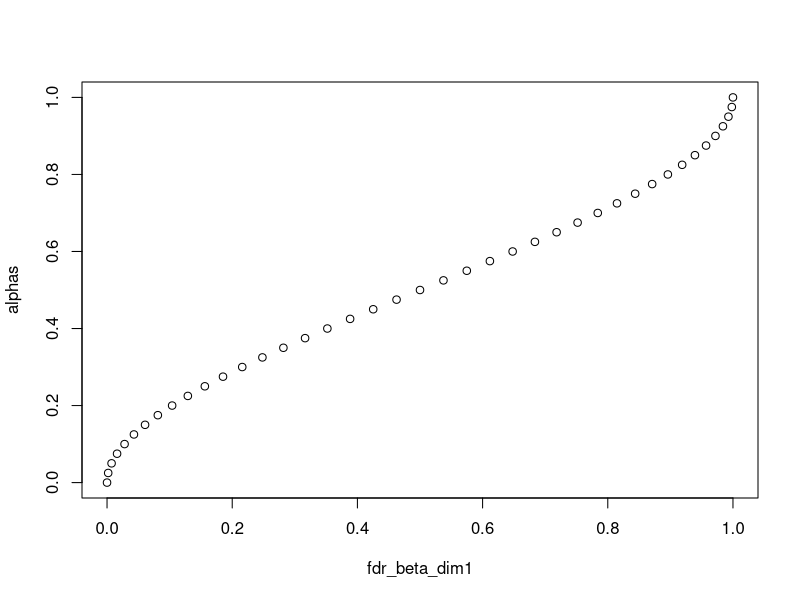
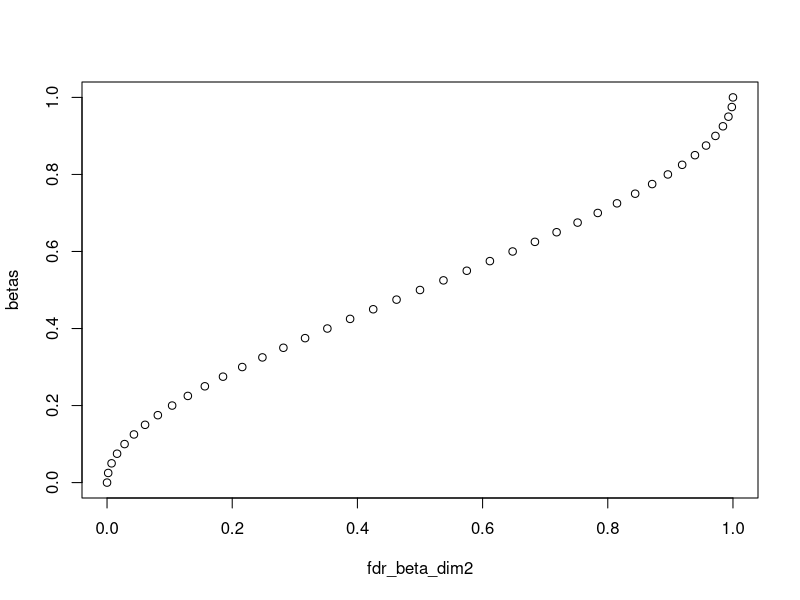
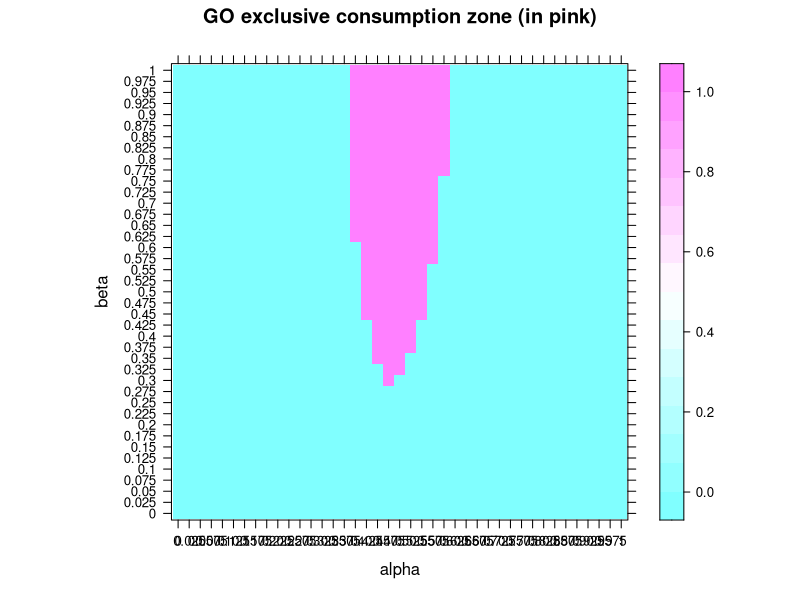
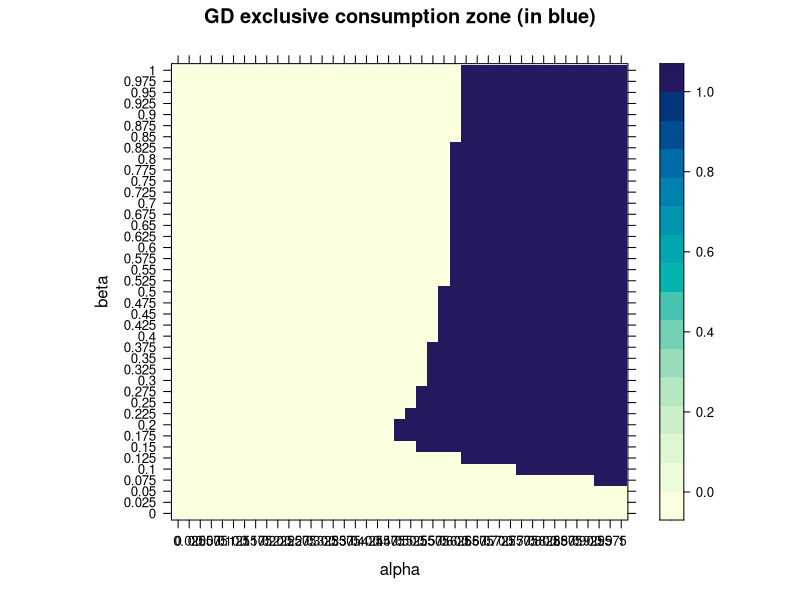
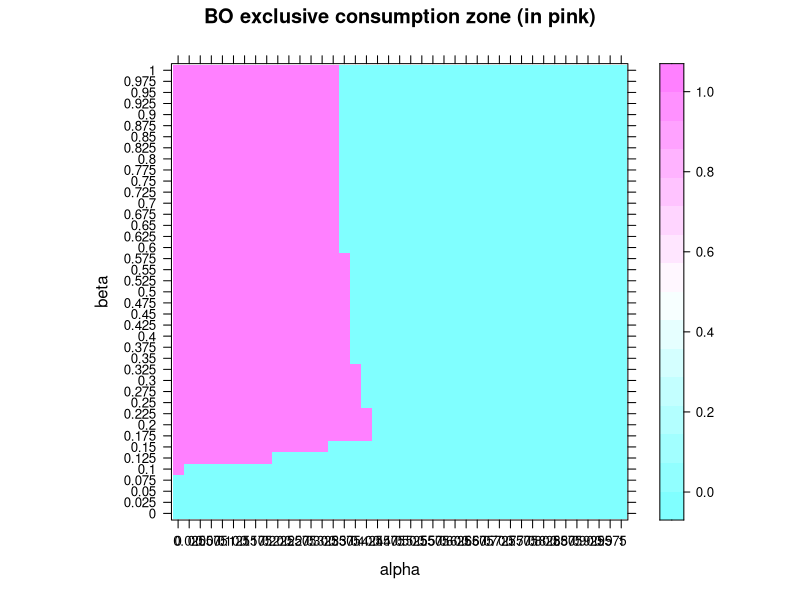
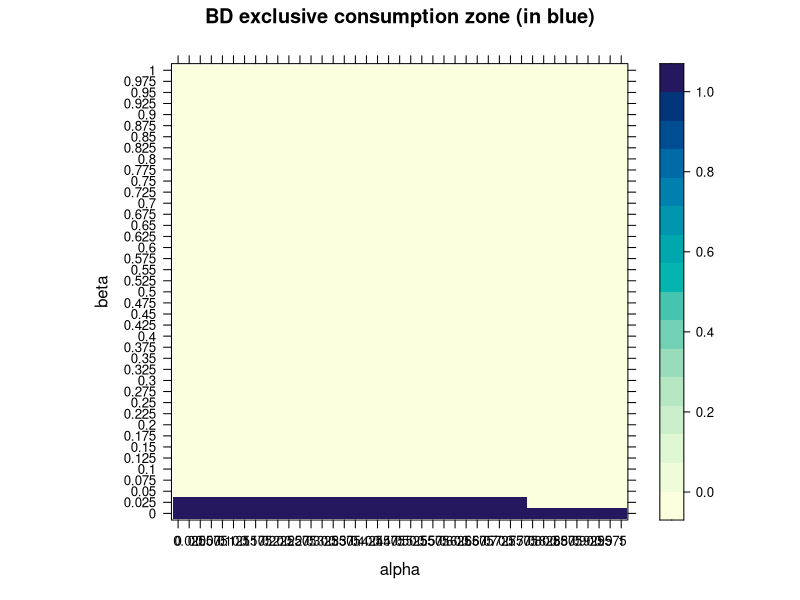
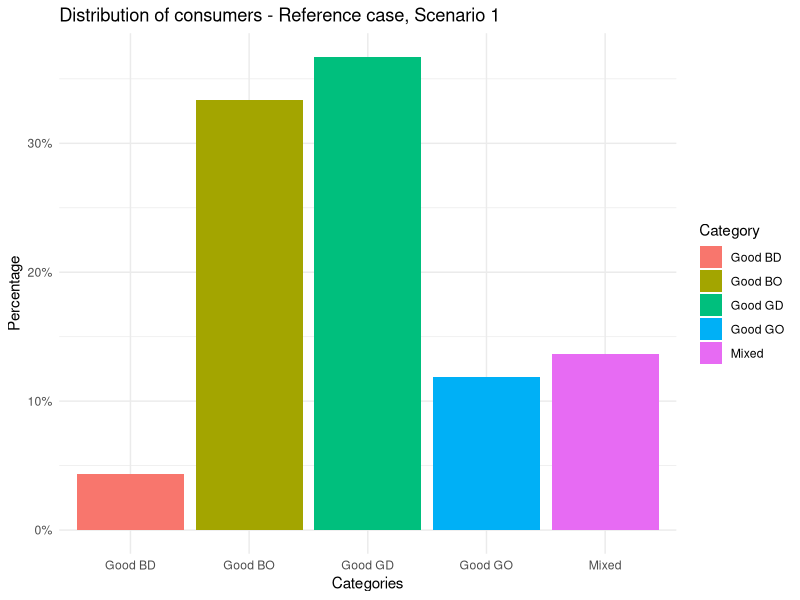
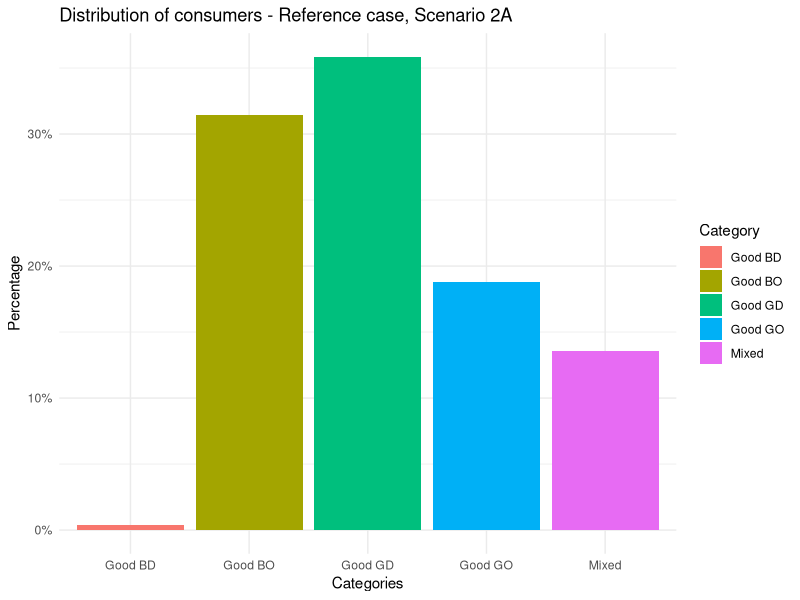

R code for these plots, in order:
########## A model of consumption choices and sufficiency with environmental and social image preferences - First simulation method ###########

# Install ggplot2 package if not already installed
#install.packages("ggplot2")


library(lattice)
library(tidyverse)
library (gtools)
library(RColorBrewer)
library(ggplot2)


######## INTRODUCTION ###############


rm(list=ls())

#This script is designed for numerical simulations associated to the model presented here : https://fr.overleaf.com/project/653a7f038e83eb35864f2593 
# It aims to calculate the consumption areas and quantities of different goods. 
#These goods are defined along two dimensions: green/brown, conspicuous/discreet.
#Depending on their personal preferences, agents can choose to consume one or several goods.




#Method used in this script : As our heterogeneous consumers are placed in a [0,1]*[0,1] grid according to their preferences (on the x-axis, environmental awareness; on the y-axis, concern for social image), 
#The idea behind this numerical method is to discretize/rasterize the square into several points/pixels (expressing the two types of preferences in percentages if the number of points is 101 on the square ; for example individuals lying at the origin being indifferent to both, while those at the top right hand corner have maximum sensitivities to both).


#Matrix size is defined as a function of the step between 2 pixels.
step = 0.025
size = 1/step + 1
size


#Let's also define our preference parameters, over which we will iterate
alphas <- seq(from = 0,to = 1,by=step)
betas_rev <- seq(from = 1,to = 0,by=-step) #reversed so that coordinates appear in the right order
betas <- seq(from = 0,to = 1,by=step) #only for graphs

######## POPULATION DISTRIBUTIONS (Part 1) ##############

#Here, square matrices of dimension 'size' are defined. 


#To start with (scenario 1), we generate a uniformly distributed population density matrix of this size, giving the proportions of individuals positioned at each point on the map. 
n1 <- size
n2 <- size
pop <- matrix (rep(1/(size*size), n1*n2), n1, n2)
pop
#For example, by choosing a step size of 0.2, we have a matrix of size 6*6, with 36 coefficients ; while it is 11*11 (and 101 coeffs) for a 0.1 step (the default choice in the first place)



#Scenario 2: population concentration around some values
#This case is modeled by a product of independent beta laws for each preference parameter.

pop2 <- matrix(,n1,n2) #an empty matrix
 

###Code that computes discrete densities for scenario 2###

#We create our quantile vectors (in line)

alphas_vector <- t(matrix(alphas))
betas_vector <- t(matrix(betas))

#Starting from the repartition function, we define the discrete density of a beta (one for each of the 2 dimensions).

densite_beta_dim1 <- function(n, a, b, step) {
  if (n == 0) {
    return(pbeta(1, a, b) - pbeta(1 - step/2, a, b))
  } 
  if (n == 1/step) {
    return(pbeta(step/2,a,b) - pbeta(0,a,b))
  } 
  else {
    densite <- pbeta(step/2 + 1 - n * step, a, b) - pbeta(step/2 + 1 - (n + 1) * step, a, b)
    return(densite)
  }
}

densite_beta_dim2 <- function(n, c, d, step) {
  if (n == 0) {
    return(pbeta(1, c, d) - pbeta(1 - step/2, c, d))
  } 
  if (n == 1/step) {
    return(pbeta(step/2,c,d) - pbeta(0,c,d))
  } 
  else {
    densite <- pbeta(step/2 + 1 - n * step, c, d) - pbeta(step/2 + 1 - (n + 1) * step, c, d)
    return(densite)
  }
}


######### SCENARIO CHOICE - Assign values to shape parameters according to the scenario ############

#Basic scenario 2: two beta laws with the two same shape parameters (bell curves) to model the concentration in the middle of the distribution
a=b=c=d=2

#Variant (2b): the shape parameters are changed (the beta parameter is now assumed to follow a uniform distribution, i.e. a beta distribution with c=d=1).
#a=b=2
#c=d=1


#Scenario 2B: Lower/laxer environmental norm (concentration on the left, beta law with shape parameters 5 and 1 on alpha, uniform on beta).
#a=5
#b=c=d=1

#Scenario 2C : Higher/stringent environmental norm (right-hand concentration)
#a=c=d=1
#b=5



#Scenario 2D : social image matters less (widespread discretion)
#a=b=c=1
#d=5

#Scenario 2E: social image matters more ("Red Queen Economy", Keep Up With the Joneses...)
#a=b=d=1
#c=5


####################################### POPULATION DISTRIBUTIONS (Part 2) ###########




# Calling the functions at n = 0 and storing the result
result_at_0_dim1 <- densite_beta_dim1(0, a, b, step)
result_at_0_dim2 <- densite_beta_dim2(0, c, d, step)


# Storing other values iteratively in a matrix 
num_iterations <- size - 1  # Change this value as needed
proba_values_dim1 <- matrix(0, nrow = 1, ncol = num_iterations + 1)
proba_values_dim2 <- matrix(0, nrow = 1, ncol = num_iterations + 1)

for (i in 1:num_iterations) {
  proba_values_dim1[1, i + 1] <- densite_beta_dim1(i, a, b, step)
  proba_values_dim2[1, i + 1] <- densite_beta_dim2(i, c, d, step)
}

proba_values_dim1[1]=result_at_0_dim1
proba_values_dim2[1]=result_at_0_dim2

sum(proba_values_dim1)
sum(proba_values_dim2)
#bell-shaped densities, symmetrical and sum to one : perfect !!!


#We multiply our two probability vectors to obtain the probabilities for the entire population.
pop2 = t(proba_values_dim2)%*%proba_values_dim1
#There is indeed a higher population concentration on median values compared to the uniform case.

sum(pop2) 
#just checking, we're good in all dimensions :)
        


#Remark : Repartition functions can be represented (the same ones, with identical shape parameters)
fdr_beta_dim1 <-pbeta(alphas, shape1 = a, shape2 =b)
plot(fdr_beta_dim1,alphas)

fdr_beta_dim2 <-pbeta(betas, shape1 = c, shape2 =d)
plot(fdr_beta_dim2,betas)








############# BORDER PARAMETRIZATION ####################

#We define our "borders", delimiting the consumption zones according to the exogenous model parameters (so that we can study the different cases by changing only the following values).

#we initialize the parameters of our "borders", i.e. the prices of the four goods, individual income and marginal damage as well as impact parameters (satisfying model assumptions)
p_go = 3
p_gd = 2
p_bo = 1.99
p_bd = 1  #this price is fixed
R = 20
d_prime = 0.01
gamma_bo = 4
gamma_bd = 2
gamma_go = 1.6
gamma_gd = 0.8



######## COMPUTATION OF CONSUMPTION ZONE MATRICES  ###############


#1st method (inspired from the simpler model):
#We run a nested loop on our individuals (i.e. their alpha and beta parameters, which we will convert - by normalizing - into (x,y) coordinates where the coordinates lie between 1 and size).
#For each point (i.e. pair of parameters) we look at which of the 12 constraints are satisfied, which determines the type of good consumed at that point (and the corresponding matrix among the 4 defined above, which will be filled by a "1" at the associated (x,y) point where the good is exclusively consumed).
#The idea is to create four size*size boolean matrices (true = 1 /false = 0), one for each type of consumer; and to examine for each point on the square (using nested loops) whether it satisfies the constraints corresponding to a certain type.

#We start by exclusive consumption zones only (defining the 4 corresponding matrices)
#Then we compute the mixed consumption zones matrices 

#In the end, we'll check that the sum of these four matrices gives 1s in the exclusive consumption zones and integers from 2 to 4 elsewhere.


#1.Exclusive consumption zones


# Function to calculate boolean value based on condition
calculate_boolean <- function(condition) {
  if (condition) {
    return(1)
  } else {
    return(0)
  }
}

# Function to calculate preferences for each good
calculate_preferences <- function(alpha, beta, p_go, p_gd, p_bo, p_bd, R, d_prime, 
                                  gamma_go, gamma_gd, gamma_bo, gamma_bd) {
  bool_f1 <- calculate_boolean((1 - (p_go / p_gd) * alpha) * beta > (((p_go / p_gd) - 1) * (p_go / R) + d_prime * alpha * (gamma_go - gamma_gd * (p_go / p_gd))))
  bool_f2 <- calculate_boolean((1 - (p_go / p_bo) * (1 - alpha)) * beta > (((p_go / p_bo) - 1) * (p_go / R) + d_prime * alpha * (gamma_go - gamma_bo * (p_go / p_bo))))
  bool_f3 <- calculate_boolean(beta > ((p_go - 1) * (p_go / R) + d_prime * alpha * (gamma_go - gamma_bd * p_go)))
  
  bool_g1 <- calculate_boolean((alpha - (p_gd / p_go)) * beta > (((p_gd / p_go) - 1) * (p_gd / R) + d_prime * alpha * (gamma_gd - gamma_go * (p_gd / p_go))))
  bool_g2 <- calculate_boolean((alpha - (p_gd / p_bo) * (1 - alpha)) * beta > (((p_gd / p_bo) - 1) * (p_gd / R) + d_prime * alpha * (gamma_gd - gamma_bo * (p_gd / p_bo))))
  bool_g3 <- calculate_boolean(alpha * beta > ((p_gd - 1) * (p_gd / R) + d_prime * alpha * (gamma_gd - gamma_bd * p_gd)))
  
  bool_h1 <- calculate_boolean((1 - alpha - (p_bo / p_go)) * beta > (((p_bo / p_go) - 1) * (p_bo / R) + d_prime * alpha * (gamma_bo - gamma_go * (p_bo / p_go))))
  bool_h2 <- calculate_boolean((1 - alpha * (p_bo / p_gd)) * beta > (((p_bo / p_gd) - 1) * (p_bo / R) + d_prime * alpha * (gamma_bo - gamma_gd * (p_gd / p_bo))))
  bool_h3 <- calculate_boolean((1 - alpha) * beta > ((p_bo - 1) * (p_bo / R) + d_prime * alpha * (gamma_bo - gamma_bd * p_bo)))
  
  bool_i1 <- calculate_boolean(beta < ((p_go - 1) * (1 / R) + d_prime * alpha * (gamma_go - gamma_bd * p_go)))
  bool_i2 <- calculate_boolean(beta < ((p_gd - 1) * (1 / R) + d_prime * alpha * (gamma_gd - gamma_bd * p_gd)))
  bool_i3 <- calculate_boolean((1 - alpha) * beta < ((p_bo - 1) * (1 / R) + d_prime * alpha * (gamma_bo - gamma_bd * p_bo)))
  
  return(c(bool_f1, bool_f2, bool_f3, bool_g1, bool_g2, bool_g3, bool_h1, bool_h2, bool_h3, bool_i1, bool_i2, bool_i3))
}

# Initialize matrices
mat_go_only <- matrix(, nrow = size, ncol = size)  
mat_gd_only <- matrix(, nrow = size, ncol = size)
mat_bo_only <- matrix(, nrow = size, ncol = size)
mat_bd_only <- matrix(, nrow = size, ncol = size)
test <- matrix(, nrow = size, ncol = size)

# Nested loop to qualify each constraint everywhere in the map
for (beta in betas_rev)  {
  for (alpha in alphas) {
    x = size - beta / step
    y = alpha / step + 1
    
    # Calculate preferences for each good
    preferences <- calculate_preferences(alpha, beta, p_go, p_gd, p_bo, p_bd, R, d_prime, gamma_go, gamma_gd, gamma_bo, gamma_bd)
    
    # Fill boolean matrices of exclusive consumption
    mat_go_only[x, y] <- prod(as.numeric(preferences[1:3]))
    mat_gd_only[x, y] <- prod(as.numeric(preferences[4:6]))
    mat_bo_only[x, y] <- prod(as.numeric(preferences[7:9]))
    mat_bd_only[x, y] <- prod(as.numeric(preferences[10:12]))
    
    test[x, y] <- mat_go_only[x, y] + mat_bo_only[x, y] + mat_gd_only[x, y] + mat_bd_only[x, y]
  }
}

#Our exclusive consumption matrices are almost fine, they perfectly tie in with our graphs.
#Summing the 4 matrices, we have a few zero coefficients, corresponding to zones in which several goods are consumed.


####### GRAPHICAL REPRESENTATIONS ##########

#To make better figures : https://r-graph-gallery.com/27-levelplot-with-lattice.html


#1. Exclusive consumption zones

#Good GO

  mat1<- mat_go_only %>% 
  as.tibble() %>% 
  as.list() %>% 
  lapply(function(x) rev(x)) %>% 
  do.call(rbind, .) %>% 
  as.matrix()

colnames(mat1)<-alphas
row.names(mat1)<-betas

levelplot(mat1, main="GO exclusive consumption zone (in pink)", xlab="alpha", ylab="beta", col.regions = cm.colors(121))   

#GD
mat2<- mat_gd_only %>% 
  as.tibble() %>% 
  as.list() %>% 
  lapply(function(x) rev(x)) %>% 
  do.call(rbind, .) %>% 
  as.matrix()

colnames(mat2)<-alphas
row.names(mat2)<-betas

levelplot(mat2, main="GD exclusive consumption zone (in blue)", xlab="alpha", ylab="beta")    


#BO

mat3<- mat_bo_only %>% 
  as.tibble() %>% 
  as.list() %>% 
  lapply(function(x) rev(x)) %>% 
  do.call(rbind, .) %>% 
  as.matrix()

colnames(mat3)<-alphas
row.names(mat3)<-betas


levelplot(mat3, main="BO exclusive consumption zone (in pink)", xlab="alpha", ylab="beta",col.regions = cm.colors(121))   


#BD

mat4<- mat_bd_only %>% 
  as.tibble() %>% 
  as.list() %>% 
  lapply(function(x) rev(x)) %>% 
  do.call(rbind, .) %>% 
  as.matrix()

colnames(mat4)<-alphas
row.names(mat4)<-betas

levelplot(mat4, main="BD exclusive consumption zone (in blue)", xlab="alpha", ylab="beta")  


########### COMPUTATION OF AGGREGATED QUANTITIES IN DIFFERENT SCENARIOS########

#In each case, we first compute the consumption shares and the quantities consumed.
#And then we derive the subsequent total environmental impacts.

### 1) Exclusive consumption only
 
###### Scenario 1  : Uniformly distributed population ######

#Consumption shares
pop_go_unif = pop*mat_go_only
pop_gd_unif = pop*mat_gd_only
pop_bo_unif = pop*mat_bo_only
pop_bd_unif = pop*mat_bd_only

#We express these consumption shares in percentages
excl_cons_go_scenar1 = sum(pop_go_unif)*100
excl_cons_gd_scenar1 = sum(pop_gd_unif)*100
excl_cons_bo_scenar1 = sum(pop_bo_unif)*100
excl_cons_bd_scenar1 = sum(pop_bd_unif)*100
total_exclusive = excl_cons_go_scenar1 + excl_cons_gd_scenar1  + excl_cons_bo_scenar1 + excl_cons_bd_scenar1 

excl_cons_go_scenar1 
excl_cons_gd_scenar1
excl_cons_bo_scenar1 
excl_cons_bd_scenar1
total_exclusive



#We represent these shares in a diagram (colors to be changed...)

categories <- c("Good GO", "Good GD", "Good BO", "Good BD", "Mixed")
percentages <- c(excl_cons_go_scenar1, excl_cons_gd_scenar1, excl_cons_bo_scenar1, excl_cons_bd_scenar1, 100-total_exclusive)

# Create a data frame
data <- data.frame(Category = categories, Percentage = percentages)

# Create a bar plot (caption to be changed according to the case tested)
plot <- ggplot(data, aes(x = Category, y = Percentage, fill = Category)) +
  geom_bar(stat = "identity") +
  labs(title = "Distribution of consumers - Reference case, Scenario 1",
       x = "Categories",
       y = "Percentage") +
  scale_y_continuous(labels = scales::percent_format(scale = 1)) +  # Format y-axis as percentage
  theme_minimal()

print(plot)




###### Scenario 2 : A concentration of the population around certain values (product of independent Beta laws) ######

pop_go_scenar2 = pop2*mat_go_only
pop_gd_scenar2 = pop2*mat_gd_only
pop_bo_scenar2 = pop2*mat_bo_only
pop_bd_scenar2= pop2*mat_bd_only

excl_conso_go_scenar2 = sum(pop_go_scenar2)*100   
excl_conso_bo_scenar2 = sum(pop_bo_scenar2)*100
excl_conso_gd_scenar2 = sum(pop_gd_scenar2)*100
excl_conso_bd_scenar2 = sum(pop_bd_scenar2)*100
total_exclusive2 = excl_conso_go_scenar2 + excl_conso_gd_scenar2  + excl_conso_bo_scenar2 + excl_conso_bd_scenar2

excl_conso_go_scenar2
excl_conso_bo_scenar2
excl_conso_gd_scenar2
excl_conso_bd_scenar2
total_exclusive2

#We represent these shares in a diagram (colors to be changed...)

categories2 <- c("Good GO", "Good GD", "Good BO", "Good BD", "Mixed")
percentages2 <- c(excl_conso_go_scenar2, excl_conso_gd_scenar2, excl_conso_bo_scenar2, excl_conso_bd_scenar2, 100-total_exclusive2)  

# Create a data frame
data2 <- data.frame(Category = categories2, Percentage = percentages2)

# Create a bar plot (caption to be changed according to the case/scenario tested)
plot2 <- ggplot(data2, aes(x = Category, y = Percentage, fill = Category)) +
  geom_bar(stat = "identity") +
  labs(title = "Distribution of consumers - Reference case, Scenario 2A",
       x = "Categories",
       y = "Percentage") +
  scale_y_continuous(labels = scales::percent_format(scale = 1)) +  # Format y-axis as percentage
  theme_minimal()

print(plot2)


### Common to all scenarios  : 

###We define the quantities consumed in each exclusive zone by each consumer.

indiv_quantity_go = R/p_go
indiv_quantity_gd = R/p_gd
indiv_quantity_bo = R/p_bo
indiv_quantity_bd = R


### Multiplying the population matrix coefficients by these quantities yields total quantities for each good : 

#Scenario 1 : for a uniform distribution, it is sufficient to sum all the coefficients wihtout using the pop matrix as we know the population is equally distributed

total_quantity_go = sum(indiv_quantity_go*mat_go_only)
total_quantity_gd = sum(indiv_quantity_gd*mat_gd_only) 
total_quantity_bo = sum(indiv_quantity_bo*mat_bo_only)
total_quantity_bd = sum(indiv_quantity_bd*mat_bd_only) 
total_quantity_consumed = total_quantity_go + total_quantity_gd + total_quantity_bo + total_quantity_bd

total_quantity_go
total_quantity_gd
total_quantity_bo
total_quantity_bd
total_quantity_consumed



#Scenario 2 

#We first rescale population matrices by the size of the population (the square of the size variable) so that a bit more than 1 individual lie in each pixel in a concentrated area (max seems to be around 2.3), whereas one can find values between 0 and 1 when one gets further from the concentrated area
pop_go_scenar2_rescaled = pop_go_scenar2*size^2
pop_gd_scenar2_rescaled = pop_gd_scenar2*size^2
pop_bo_scenar2_rescaled = pop_bo_scenar2*size^2
pop_bd_scenar2_rescaled= pop_bd_scenar2*size^2

#And then we apply the same principle

total_quantity_go_scenar2 = sum(indiv_quantity_go*pop_go_scenar2_rescaled)
total_quantity_gd_scenar2 = sum(indiv_quantity_gd*pop_gd_scenar2_rescaled) 
total_quantity_bo_scenar2 = sum(indiv_quantity_bo*pop_bo_scenar2_rescaled)
total_quantity_bd_scenar2 = sum(indiv_quantity_bd*pop_bd_scenar2_rescaled) 
total_quantity_consumed_scenar2 = total_quantity_go_scenar2 + total_quantity_gd_scenar2 + total_quantity_bo_scenar2 + total_quantity_bd_scenar2

total_quantity_go_scenar2
total_quantity_gd_scenar2
total_quantity_bo_scenar2
total_quantity_bd_scenar2
total_quantity_consumed_scenar2






###Finally, in each scenario, weighting these total quantities by the coefficients of environmental impact yields us a total environmental impact value of each good:

#Scenario 1

total_impact_go = gamma_go*total_quantity_go
total_impact_gd = gamma_gd*total_quantity_gd
total_impact_bo = gamma_bo*total_quantity_bo
total_impact_bd = gamma_bd*total_quantity_bd
total_impact_consumption = total_impact_go + total_impact_gd + total_impact_bo + total_impact_bd

total_impact_go
total_impact_gd
total_impact_bo
total_impact_bd
total_impact_consumption


#Plot the impacts 

data_impacts <- data.frame(
  category = c("Good BD", "Good  BO", "Good GD ", "Good  GO"),
  values = c(total_impact_bd, total_impact_bo, total_impact_gd, total_impact_go)
)

bar_colors <- c("lightgrey", "brown", "lightgreen", "darkgreen")

barplot(data_impacts$values, names.arg = data_impacts$category,  col = bar_colors, main = "Environmental impacts by good type - Ref case, Sce. 1", ylab = "Impacts", border = "black")



#Scenario 2

total_impact_go_scenar2 = gamma_go*total_quantity_go_scenar2
total_impact_gd_scenar2 = gamma_gd*total_quantity_gd_scenar2
total_impact_bo_scenar2 = gamma_bo*total_quantity_bo_scenar2
total_impact_bd_scenar2 = gamma_bd*total_quantity_bd_scenar2
total_impact_consumption_scenar2 = total_impact_go_scenar2 + total_impact_gd_scenar2 + total_impact_bo_scenar2 + total_impact_bd_scenar2

total_impact_go_scenar2
total_impact_gd_scenar2
total_impact_bo_scenar2
total_impact_bd_scenar2
total_impact_consumption_scenar2

#Plot
data_impacts <- data.frame(
  category = c("Good BD", "Good  BO", "Good GD ", "Good  GO"),
  values = c(total_impact_bd_scenar2, total_impact_bo_scenar2, total_impact_gd_scenar2, total_impact_go_scenar2)
)

bar_colors <- c("lightgrey", "brown", "lightgreen", "darkgreen")

barplot(data_impacts$values, names.arg = data_impacts$category,  col = bar_colors, main = "Env.impacts by good type - Ref case, Sce. 2A", ylab = "Impacts", border = "black")




###As an additional sufficiency metrics, let's compute the total impact per capita

#Scenario 1 : we simply divide aggregate impact by the population inside exclusive consumption zones (here we can simply divide total impact by the percentage of exclusive pixels as we have one pixel = one person)

total_impact_percapita = total_impact_consumption/((excl_cons_go_scenar1+excl_cons_gd_scenar1+excl_cons_bo_scenar1+excl_cons_bd_scenar1)*1/100*size^2)
total_impact_percapita

#Scenario 2 : To obtain the impact per capita, here we need to know how many exclusive consumers there are taking into account the rescaled matrices 

number_exclusives = sum(pop_go_scenar2_rescaled)+sum(pop_gd_scenar2_rescaled)+sum(pop_bo_scenar2_rescaled)+sum(pop_bd_scenar2_rescaled)
number_exclusives #different from size square

total_impact_percapita_scenar2 = total_impact_consumption/number_exclusives
total_impact_percapita_scenar2


#To study the different cases within each scenario :
#we go to the 'parametrization' section above and directly change the parameters according to what we want to test, and then rerun the code (corresponding to the chosen scenario) up to this point.






